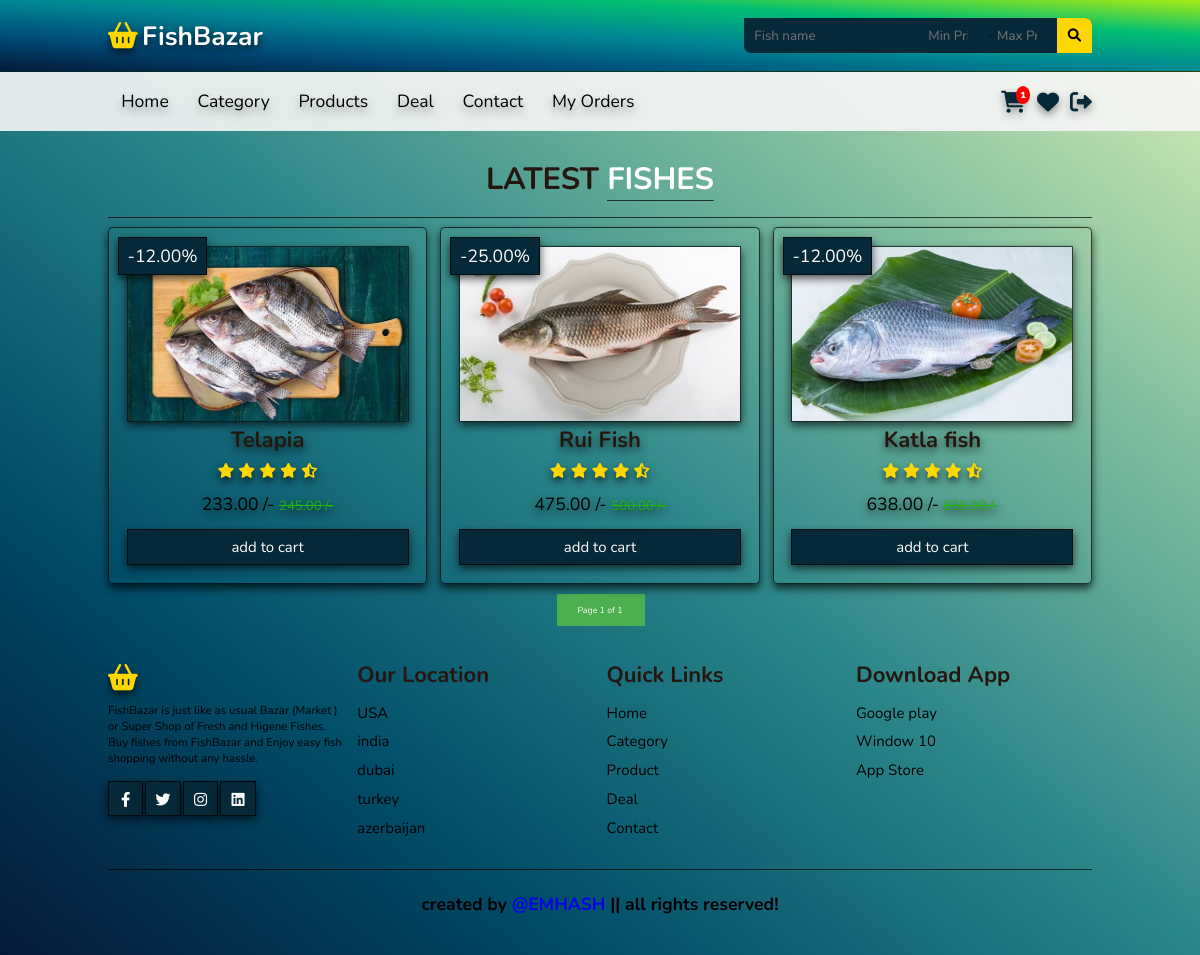
Page /products/ (signed in) on the committed database.
### users/models.py (models this page shows, shortened)
class User(AbstractBaseUser, PermissionsMixin):
    email = models.EmailField(unique=True, null=False)
    is_staff = models.BooleanField(
        gettext_lazy('I am staff'),
        default=False,
    help_text = gettext_lazy('If the user is admin stuff of this site then can see admin panel')
    )
    is_active = models.BooleanField(
        gettext_lazy('account active'),
        default=True,
        help_text=gettext_lazy('A user should be treated as active. Admin can unselect this instead of deleting accounts')
    )
    ROLE_CHOICES = (
        ('admin', 'Admin'),
        ('customer', 'Customer'),
    )
    role = models.CharField(
        max_length=20,
        choices=ROLE_CHOICES,
        default='admin',
    )
    USERNAME_FIELD = 'email'
    objects = MyCustomManager()

class CommonBaseModel(models.Model):
    uid = models.UUIDField(primary_key=True, default= uuid.uuid4, editable=False)
    created_at = models.DateTimeField(auto_now_add=True)
    updated_at = models.DateTimeField(auto_now=True)
    class Meta:
        abstract = True

class Profile(CommonBaseModel):
    user = models.OneToOneField(User, on_delete=models.CASCADE, related_name='profile')
    name= models.CharField( max_length=250)
    age = models.DateField(auto_now=False, auto_now_add=False, null=True)
    image = models.ImageField(upload_to="UserImages",default="default.jpg")
    details_filled = models.BooleanField(default=False)

### market/models.py (models this page shows, shortened)
class CommonBaseModel(models.Model):
    uid = models.UUIDField(primary_key=True, default= uuid.uuid4, editable=False)
    created_at = models.DateTimeField(auto_now_add=True)
    updated_at = models.DateTimeField(auto_now=True)
    class Meta:
        abstract = True

class Fish(CommonBaseModel):
    name = models.CharField(max_length=100)
    image = models.ImageField(upload_to="Fishes")
    price = models.DecimalField(max_digits=10, decimal_places=2)
    category = models.ForeignKey(Category, on_delete=models.CASCADE)
    discount = models.DecimalField(max_digits=5, decimal_places=2, blank=True, null=True)
    def discounted_price(self):
        if self.discount:
            return self.price - self.discount
        else:
            return self.price

### market/views.py (the view)
# urls.py: path("products/", views.products, name="products" ),
@login_required()
def products(request):
    fishes = Fish.objects.all().order_by('price')
    obj = ObjectMaster(request=request,the_query=fishes)
    search,filtered = obj.Searching(FilteredQuery=FishFilter)
    pg = obj.Paginate(query=filtered ,no_of_object=50)
    context ={
        "fishes":pg,
        "searching":search,
    }
    return render(request, "frontend/products.html", context)

### market/shortcuts.py (called while the page is built)
    def Paginate(self, query=None , no_of_object = 5):
        if query is None:
            query=self.the_query
        '''In this method pass how many object per page you want to show if you wish. '''
        if self.the_query:
            pg = Paginator( query, no_of_object)
            page_number = self.request.GET.get('page')
            q_per_page = pg.get_page(page_number)
        else:
            q_per_page = None
            print("Add an object to perform pagination adding.")
        return q_per_page

    def Searching(self, FilteredQuery):
        if self.the_query:
            search_option = FilteredQuery(self.request.GET, queryset=self.the_query)
            filtered_query = search_option.qs
        else:
            search_option = None
            filtered_query = None
            print('Add a query object as constructor.')
        return search_option , filtered_query

### market/templatetags/common.py (called while the page is built)
@register.filter
def cart_data(profile):
    if profile:
        if Order.objects.filter(user = profile, payment=False).exists():
            carts = CartItem.objects.filter(user=profile, purchased = False)
        else:
            carts=None
        if carts:
            item = carts.count()
            return item
        else:
            return 0
    else:
        return 0

### templates/frontend/products.html (shortened to what this page needs)
{% extends "frontend/base/base.html" %}
{% load static %}
{% block content %}
<section class="product" id="product">
    <h1 class="heading">latest <span>Fishes</span></h1>
    <div class="box-container">
        {% for row in fishes %}
        <div class="box">
            <span class="discount">-{{ row.discount }}%</span>
            <img decoding="async" src="{{ row.image.url }}" alt="">
            <h3>{{ row.name }}</h3>
            <div class="stars">
                <i class="fas fa-star"></i>
                <i class="fas fa-star"></i>
                <i class="fas fa-star"></i>
                <i class="fas fa-star"></i>
                <i class="fas fa-star-half-alt"></i>
            </div>
            <div class="price">{{ row.discounted_price }} /- <span>{{ row.price }} /-</span></div>
            <a href="{% url 'cart_view' row.uid %}" class="btn">add to cart</a>
        </div>
        {% endfor %}
    </div>
    <div class="pagination d-flex justify-content-between align-items-center">
        <span class="current text-muted">
          Page {{ fishes.number }} of {{ fishes.paginator.num_pages }}
        </span>
      </div>
</section>
{% endblock content %}

### templates/frontend/base/base.html (shortened to what this page needs)
{% load common %}
{% load static %}
<!DOCTYPE html>
<html lang="en">
  <head>
    <link rel="stylesheet" href="https://cdnjs.cloudflare.com/ajax/libs/font-awesome/6.0.0-beta3/css/all.min.css">
    <link rel="stylesheet" href="{% static "css/style.css" %}">
    <link rel="stylesheet" href="{% static "css/alert.css" %}">
  </head>
  <body>
    <header>
      <div class="header1">
        <a href="#" class="logo"><i class="fas fa-shopping-basket"></i>FishBazar</a>
        <form action="/products/?" >
          <div class="search-local">
            <input class="input1" name = "name" type="text" placeholder="Fish name">
            <input class="input2"  type="number" name="price_min"  placeholder="Min Price"><span>-</span>
            <input class="input2" type="number" name="price_max" placeholder="Max Price">
            <button type="submit">
              <i class="fas fa-search"> </i>
            </button>
          </div>
        </form>
      </div>
      <div class="header2">
        <nav class="navbar">
          <a href="{% url "homepage" %}">Home</a>
          <a href="#category">Category</a>
          <a href="{% url "products" %}">Products</a>
          <a href="#deal">Deal</a>
          <a href="#contact">Contact</a>
          <a href="{% url "my_orders" %}">My Orders</a>
        </nav>
        <div class="icons">
          {% if user.is_authenticated %}
          <a href="{% url "cart" %}" class="fas fa-shopping-cart"><span>{{ request.user.profile | cart_data }}</span></a>
          <a href="#" class="fas fa-heart">{% if fav_item %}<span>{{fav_item}}</span>{% endif %}</a>
          <a href="{% url "logout_view" %}" class="fas fa-sign-out-alt"></a>
          {% else %}
          <a href="{% url "cart" %}" class="fas fa-shopping-cart"><span></span></a>
          <a href="#" class="fas fa-heart">{% if fav_item %}<span>{{fav_item}}</span>{% endif %}</a>
          <a href="{% url "loginpage" %}" class="fas fa-user-circle"></a>
          {% endif %}
        </div>
      </div>
    </header>
    {% block content %}{% endblock content %}
    <section class="footer">
      <div class="box-container">
        <div class="box">
          <a href="" class="logo"><i class="fas fa-shopping-basket"></i></a>
          <p>
            FishBazar is just like as usual Bazar (Market ) or Super Shop of Fresh and Higene Fishes.
            Buy fishes from FishBazar and Enjoy easy fish shopping without any hassle.
          </p>
          <div class="share">
            <a href="#" class="btn fab fa-facebook-f"></a>
            <a href="#" class="btn fab fa-twitter"></a>
            <a href="#" class="btn fab fa-instagram"></a>
            <a href="#" class="btn fab fa-linkedin"></a>
          </div>
        </div>
        <div class="box">
          <h3>Our Location</h3>
          <div class="links">
            <a href="#">USA</a>
            <a href="#">india</a>
            <a href="#">dubai</a>
            <a href="#">turkey</a>
            <a href="#">azerbaijan</a>
          </div>
        </div>
        <div class="box">
          <h3>Quick Links</h3>
          <div class="links">
            <a href="#">Home</a>
            <a href="#">Category</a>
            <a href="#">Product</a>
            <a href="#">Deal</a>
            <a href="#">Contact</a>
          </div>
        </div>
        <div class="box">
          <h3>Download App</h3>
          <div class="links">
            <a href="#">Google play</a>
            <a href="#">Window 10</a>
            <a href="#">App Store</a>
          </div>
        </div>
      </div>
      <h1 class="credit"> created by <a class="nav-link" href="https://ashiq.my.id/"> @EMHASH </a> || all rights reserved! </h1>
    </section>
  </body>
</html>

### rows in the picture
User: user.profile|cart_data "1"
Fish: discount "12.00", image (picture), name "Telapia", discounted_price "233.00", price "245.00"
Fish: discount "25.00", image (picture), name "Rui Fish", discounted_price "475.00", price "500.00"
Fish: discount "12.00", image (picture), name "Katla fish", discounted_price "638.00", price "650.00"

### other values in the picture
{{ fishes.number }} "1"
{{ fishes.paginator.num_pages }} "1"
